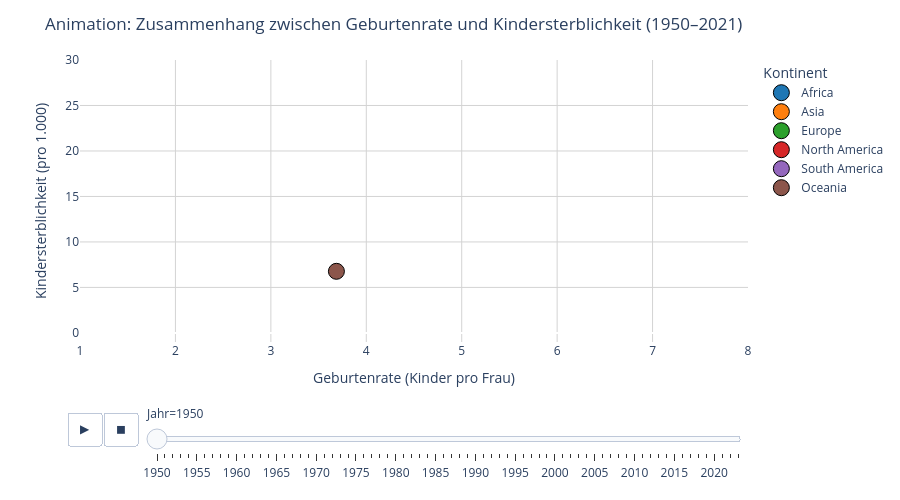

Here is the notebook cell this chart was saved with:
### Code cell
import plotly.express as px

# Alle Jahre und Kontinente
alle_jahre = sorted(kontinent_data["Jahr"].unique())
alle_kontinente = ["Africa", "Asia", "Europe", "North America", "South America", "Oceania"]

# 1. Vollständiges Gitter aller Jahr-Kontinent-Kombinationen erzeugen
vollständige_kombis = pd.MultiIndex.from_product(
    [alle_kontinente, alle_jahre], names=["Land", "Jahr"]
).to_frame(index=False)

# 2. Originaldaten vorbereiten
df_anim = kontinent_data[["Land", "Jahr", "Geburtenrate", "Kindersterblichkeit"]].copy()

# 3. Mergen (damit fehlende Daten als NaN erscheinen)
df_anim_komplett = pd.merge(
    vollständige_kombis,
    df_anim,
    on=["Land", "Jahr"],
    how="left"
)

# 4. Kategorisierung für sauberen Slider
df_anim_komplett["Jahr"] = pd.Categorical(df_anim_komplett["Jahr"], categories=alle_jahre, ordered=True)

# 5. Farbzuweisung
farben = {
    "Africa": "#1f77b4",
    "Asia": "#ff7f0e",
    "Europe": "#2ca02c",
    "North America": "#d62728",
    "South America": "#9467bd",
    "Oceania": "#8c564b"
}

# 6. Plotly Animation
fig = px.scatter(
    df_anim_komplett,
    x="Geburtenrate",
    y="Kindersterblichkeit",
    animation_frame="Jahr",
    animation_group="Land",
    color="Land",
    color_discrete_map=farben,
    category_orders={"Jahr": alle_jahre, "Land": alle_kontinente},
    hover_name="Land",
    hover_data={"Geburtenrate": True, "Kindersterblichkeit": True, "Jahr": False},
    title="Animation: Zusammenhang zwischen Geburtenrate und Kindersterblichkeit (1950–2021)",
    labels={
        "Geburtenrate": "Geburtenrate (Kinder pro Frau)",
        "Kindersterblichkeit": "Kindersterblichkeit (pro 1.000)"
    },
    range_x=[1, 8],
    range_y=[-1, 30],
    height=500,
    width=900
)

# 7. Layout & Design
fig.update_traces(marker=dict(size=16, line=dict(width=1, color='black')))
fig.update_layout(
    font=dict(size=12),
    plot_bgcolor="white",
    legend_title="Kontinent",
    margin=dict(t=60, b=60)
)
fig.update_yaxes(showgrid=True, gridcolor='lightgrey')
fig.update_xaxes(showgrid=True, gridcolor='lightgrey')

fig.show()

### Figure 1 — Plotly figure (JSON) as saved in the notebook; plotly's stock layout.template omitted (floating-point values rounded to 4 significant figures)
{"data": [{"customdata": [[1950]], "hovertemplate": "<b>%{hovertext}</b><br><br>Land=Africa<br>Geburtenrate (Kinder pro Frau)=%{x}<br>Kindersterblichkeit (pro 1.000)=%{y}<extra></extra>", "hovertext": ["Africa"], "ids": ["Africa"], "legendgroup": "Africa", "marker": {"color": "#1f77b4", "line": {"color": "black", "width": 1}, "size": 16, "symbol": "circle"}, "mode": "markers", "name": "Africa", "orientation": "v", "showlegend": true, "type": "scatter", "x": [NaN], "xaxis": "x", "y": [NaN], "yaxis": "y"}, {"customdata": [[1950]], "hovertemplate": "<b>%{hovertext}</b><br><br>Land=Asia<br>Geburtenrate (Kinder pro Frau)=%{x}<br>Kindersterblichkeit (pro 1.000)=%{y}<extra></extra>", "hovertext": ["Asia"], "ids": ["Asia"], "legendgroup": "Asia", "marker": {"color": "#ff7f0e", "line": {"color": "black", "width": 1}, "size": 16, "symbol": "circle"}, "mode": "markers", "name": "Asia", "orientation": "v", "showlegend": true, "type": "scatter", "x": [NaN], "xaxis": "x", "y": [NaN], "yaxis": "y"}, {"customdata": [[1950]], "hovertemplate": "<b>%{hovertext}</b><br><br>Land=Europe<br>Geburtenrate (Kinder pro Frau)=%{x}<br>Kindersterblichkeit (pro 1.000)=%{y}<extra></extra>", "hovertext": ["Europe"], "ids": ["Europe"], "legendgroup": "Europe", "marker": {"color": "#2ca02c", "line": {"color": "black", "width": 1}, "size": 16, "symbol": "circle"}, "mode": "markers", "name": "Europe", "orientation": "v", "showlegend": true, "type": "scatter", "x": [NaN], "xaxis": "x", "y": [NaN], "yaxis": "y"}, {"customdata": [[1950]], "hovertemplate": "<b>%{hovertext}</b><br><br>Land=North America<br>Geburtenrate (Kinder pro Frau)=%{x}<br>Kindersterblichkeit (pro 1.000)=%{y}<extra></extra>", "hovertext": ["North America"], "ids": ["North America"], "legendgroup": "North America", "marker": {"color": "#d62728", "line": {"color": "black", "width": 1}, "size": 16, "symbol": "circle"}, "mode": "markers", "name": "North America", "orientation": "v", "showlegend": true, "type": "scatter", "x": [NaN], "xaxis": "x", "y": [NaN], "yaxis": "y"}, {"customdata": [[1950]], "hovertemplate": "<b>%{hovertext}</b><br><br>Land=South America<br>Geburtenrate (Kinder pro Frau)=%{x}<br>Kindersterblichkeit (pro 1.000)=%{y}<extra></extra>", "hovertext": ["South America"], "ids": ["South America"], "legendgroup": "South America", "marker": {"color": "#9467bd", "line": {"color": "black", "width": 1}, "size": 16, "symbol": "circle"}, "mode": "markers", "name": "South America", "orientation": "v", "showlegend": true, "type": "scatter", "x": [NaN], "xaxis": "x", "y": [NaN], "yaxis": "y"}, {"customdata": [[1950]], "hovertemplate": "<b>%{hovertext}</b><br><br>Land=Oceania<br>Geburtenrate (Kinder pro Frau)=%{x}<br>Kindersterblichkeit (pro 1.000)=%{y}<extra></extra>", "hovertext": ["Oceania"], "ids": ["Oceania"], "legendgroup": "Oceania", "marker": {"color": "#8c564b", "line": {"color": "black", "width": 1}, "size": 16, "symbol": "circle"}, "mode": "markers", "name": "Oceania", "orientation": "v", "showlegend": true, "type": "scatter", "x": [3.687], "xaxis": "x", "y": [6.77], "yaxis": "y"}], "layout": {"font": {"size": 12}, "height": 500, "legend": {"title": {"text": "Kontinent"}, "tracegroupgap": 0}, "margin": {"b": 60, "t": 60}, "plot_bgcolor": "white", "sliders": [{"active": 0, "currentvalue": {"prefix": "Jahr="}, "len": 0.9, "pad": {"b": 10, "t": 60}, "steps": [{"args": [["1950"], {"frame": {"duration": 0, "redraw": false}, "fromcurrent": true, "mode": "immediate", "transition": {"duration": 0, "easing": "linear"}}], "label": "1950", "method": "animate"}, {"args": [["1951"], {"frame": {"duration": 0, "redraw": false}, "fromcurrent": true, "mode": "immediate", "transition": {"duration": 0, "easing": "linear"}}], "label": "1951", "method": "animate"}, {"args": [["1952"], {"frame": {"duration": 0, "redraw": false}, "fromcurrent": true, "mode": "immediate", "transition": {"duration": 0, "easing": "linear"}}], "label": "1952", "method": "animate"}, {"args": [["1953"], {"frame": {"duration": 0, "redraw": false}, "fromcurrent": true, "mode": "immediate", "transition": {"duration": 0, "easing": "linear"}}], "label": "1953", "method": "animate"}, {"args": [["1954"], {"frame": {"duration": 0, "redraw": false}, "fromcurrent": true, "mode": "immediate", "transition": {"duration": 0, "easing": "linear"}}], "label": "1954", "method": "animate"}, {"args": [["1955"], {"frame": {"duration": 0, "redraw": false}, "fromcurrent": true, "mode": "immediate", "transition": {"duration": 0, "easing": "linear"}}], "label": "1955", "method": "animate"}, {"args": [["1956"], {"frame": {"duration": 0, "redraw": false}, "fromcurrent": true, "mode": "immediate", "transition": {"duration": 0, "easing": "linear"}}], "label": "1956", "method": "animate"}, {"args": [["1957"], {"frame": {"duration": 0, "redraw": false}, "fromcurrent": true, "mode": "immediate", "transition": {"duration": 0, "easing": "linear"}}], "label": "1957", "method": "animate"}, {"args": [["1958"], {"frame": {"duration": 0, "redraw": false}, "fromcurrent": true, "mode": "immediate", "transition": {"duration": 0, "easing": "linear"}}], "label": "1958", "method": "animate"}, {"args": [["1959"], {"frame": {"duration": 0, "redraw": false}, "fromcurrent": true, "mode": "immediate", "transition": {"duration": 0, "easing": "linear"}}], "label": "1959", "method": "animate"}, {"args": [["1960"], {"frame": {"duration": 0, "redraw": false}, "fromcurrent": true, "mode": "immediate", "transition": {"duration": 0, "easing": "linear"}}], "label": "1960", "method": "animate"}, {"args": [["1961"], {"frame": {"duration": 0, "redraw": false}, "fromcurrent": true, "mode": "immediate", "transition": {"duration": 0, "easing": "linear"}}], "label": "1961", "method": "animate"}, {"args": [["1962"], {"frame": {"duration": 0, "redraw": false}, "fromcurrent": true, "mode": "immediate", "transition": {"duration": 0, "easing": "linear"}}], "label": "1962", "method": "animate"}, {"args": [["1963"], {"frame": {"duration": 0, "redraw": false}, "fromcurrent": true, "mode": "immediate", "transition": {"duration": 0, "easing": "linear"}}], "label": "1963", "method": "animate"}, {"args": [["1964"], {"frame": {"duration": 0, "redraw": false}, "fromcurrent": true, "mode": "immediate", "transition": {"duration": 0, "easing": "linear"}}], "label": "1964", "method": "animate"}, {"args": [["1965"], {"frame": {"duration": 0, "redraw": false}, "fromcurrent": true, "mode": "immediate", "transition": {"duration": 0, "easing": "linear"}}], "label": "1965", "method": "animate"}, {"args": [["1966"], {"frame": {"duration": 0, "redraw": false}, "fromcurrent": true, "mode": "immediate", "transition": {"duration": 0, "easing": "linear"}}], "label": "1966", "method": "animate"}, {"args": [["1967"], {"frame": {"duration": 0, "redraw": false}, "fromcurrent": true, "mode": "immediate", "transition": {"duration": 0, "easing": "linear"}}], "label": "1967", "method": "animate"}, {"args": [["1968"], {"frame": {"duration": 0, "redraw": false}, "fromcurrent": true, "mode": "immediate", "transition": {"duration": 0, "easing": "linear"}}], "label": "1968", "method": "animate"}, {"args": [["1969"], {"frame": {"duration": 0, "redraw": false}, "fromcurrent": true, "mode": "immediate", "transition": {"duration": 0, "easing": "linear"}}], "label": "1969", "method": "animate"}, {"args": [["1970"], {"frame": {"duration": 0, "redraw": false}, "fromcurrent": true, "mode": "immediate", "transition": {"duration": 0, "easing": "linear"}}], "label": "1970", "method": "animate"}, {"args": [["1971"], {"frame": {"duration": 0, "redraw": false}, "fromcurrent": true, "mode": "immediate", "transition": {"duration": 0, "easing": "linear"}}], "label": "1971", "method": "animate"}, {"args": [["1972"], {"frame": {"duration": 0, "redraw": false}, "fromcurrent": true, "mode": "immediate", "transition": {"duration": 0, "easing": "linear"}}], "label": "1972", "method": "animate"}, {"args": [["1973"], {"frame": {"duration": 0, "redraw": false}, "fromcurrent": true, "mode": "immediate", "transition": {"duration": 0, "easing": "linear"}}], "label": "1973", "method": "animate"}, {"args": [["1974"], {"frame": {"duration": 0, "redraw": false}, "fromcurrent": true, "mode": "immediate", "transition": {"duration": 0, "easing": "linear"}}], "label": "1974", "method": "animate"}, {"args": [["1975"], {"frame": {"duration": 0, "redraw": false}, "fromcurrent": true, "mode": "immediate", "transition": {"duration": 0, "easing": "linear"}}], "label": "1975", "method": "animate"}, {"args": [["1976"], {"frame": {"duration": 0, "redraw": false}, "fromcurrent": true, "mode": "immediate", "transition": {"duration": 0, "easing": "linear"}}], "label": "1976", "method": "animate"}, {"args": [["1977"], {"frame": {"duration": 0, "redraw": false}, "fromcurrent": true, "mode": "immediate", "transition": {"duration": 0, "easing": "linear"}}], "label": "1977", "method": "animate"}, {"args": [["1978"], {"frame": {"duration": 0, "redraw": false}, "fromcurrent": true, "mode": "immediate", "transition": {"duration": 0, "easing": "linear"}}], "label": "1978", "method": "animate"}, {"args": [["1979"], {"frame": {"duration": 0, "redraw": false}, "fromcurrent": true, "mode": "immediate", "transition": {"duration": 0, "easing": "linear"}}], "label": "1979", "method": "animate"}, {"args": [["1980"], {"frame": {"duration": 0, "redraw": false}, "fromcurrent": true, "mode": "immediate", "transition": {"duration": 0, "easing": "linear"}}], "label": "1980", "method": "animate"}, {"args": [["1981"], {"frame": {"duration": 0, "redraw": false}, "fromcurrent": true, "mode": "immediate", "transition": {"duration": 0, "easing": "linear"}}], "label": "1981", "method": "animate"}, {"args": [["1982"], {"frame": {"duration": 0, "redraw": false}, "fromcurrent": true, "mode": "immediate", "transition": {"duration": 0, "easing": "linear"}}], "label": "1982", "method": "animate"}, {"args": [["1983"], {"frame": {"duration": 0, "redraw": false}, "fromcurrent": true, "mode": "immediate", "transition": {"duration": 0, "easing": "linear"}}], "label": "1983", "method": "animate"}, {"args": [["1984"], {"frame": {"duration": 0, "redraw": false}, "fromcurrent": true, "mode": "immediate", "transition": {"duration": 0, "easing": "linear"}}], "label": "1984", "method": "animate"}, {"args": [["1985"], {"frame": {"duration": 0, "redraw": false}, "fromcurrent": true, "mode": "immediate", "transition": {"duration": 0, "easing": "linear"}}], "label": "1985", "method": "animate"}, {"args": [["1986"], {"frame": {"duration": 0, "redraw": false}, "fromcurrent": true, "mode": "immediate", "transition": {"duration": 0, "easing": "linear"}}], "label": "1986", "method": "animate"}, {"args": [["1987"], {"frame": {"duration": 0, "redraw": false}, "fromcurrent": true, "mode": "immediate", "transition": {"duration": 0, "easing": "linear"}}], "label": "1987", "method": "animate"}, {"args": [["1988"], {"frame": {"duration": 0, "redraw": false}, "fromcurrent": true, "mode": "immediate", "transition": {"duration": 0, "easing": "linear"}}], "label": "1988", "method": "animate"}, {"args": [["1989"], {"frame": {"duration": 0, "redraw": false}, "fromcurrent": true, "mode": "immediate", "transition": {"duration": 0, "easing": "linear"}}], "label": "1989", "method": "animate"}, {"args": [["1990"], {"frame": {"duration": 0, "redraw": false}, "fromcurrent": true, "mode": "immediate", "transition": {"duration": 0, "easing": "linear"}}], "label": "1990", "method": "animate"}, {"args": [["1991"], {"frame": {"duration": 0, "redraw": false}, "fromcurrent": true, "mode": "immediate", "transition": {"duration": 0, "easing": "linear"}}], "label": "1991", "method": "animate"}, {"args": [["1992"], {"frame": {"duration": 0, "redraw": false}, "fromcurrent": true, "mode": "immediate", "transition": {"duration": 0, "easing": "linear"}}], "label": "1992", "method": "animate"}, {"args": [["1993"], {"frame": {"duration": 0, "redraw": false}, "fromcurrent": true, "mode": "immediate", "transition": {"duration": 0, "easing": "linear"}}], "label": "1993", "method": "animate"}, {"args": [["1994"], {"frame": {"duration": 0, "redraw": false}, "fromcurrent": true, "mode": "immediate", "transition": {"duration": 0, "easing": "linear"}}], "label": "1994", "method": "animate"}, {"args": [["1995"], {"frame": {"duration": 0, "redraw": false}, "fromcurrent": true, "mode": "immediate", "transition": {"duration": 0, "easing": "linear"}}], "label": "1995", "method": "animate"}, {"args": [["1996"], {"frame": {"duration": 0, "redraw": false}, "fromcurrent": true, "mode": "immediate", "transition": {"duration": 0, "easing": "linear"}}], "label": "1996", "method": "animate"}, {"args": [["1997"], {"frame": {"duration": 0, "redraw": false}, "fromcurrent": true, "mode": "immediate", "transition": {"duration": 0, "easing": "linear"}}], "label": "1997", "method": "animate"}, {"args": [["1998"], {"frame": {"duration": 0, "redraw": false}, "fromcurrent": true, "mode": "immediate", "transition": {"duration": 0, "easing": "linear"}}], "label": "1998", "method": "animate"}, {"args": [["1999"], {"frame": {"duration": 0, "redraw": false}, "fromcurrent": true, "mode": "immediate", "transition": {"duration": 0, "easing": "linear"}}], "label": "1999", "method": "animate"}, {"args": [["2000"], {"frame": {"duration": 0, "redraw": false}, "fromcurrent": true, "mode": "immediate", "transition": {"duration": 0, "easing": "linear"}}], "label": "2000", "method": "animate"}, {"args": [["2001"], {"frame": {"duration": 0, "redraw": false}, "fromcurrent": true, "mode": "immediate", "transition": {"duration": 0, "easing": "linear"}}], "label": "2001", "method": "animate"}, {"args": [["2002"], {"frame": {"duration": 0, "redraw": false}, "fromcurrent": true, "mode": "immediate", "transition": {"duration": 0, "easing": "linear"}}], "label": "2002", "method": "animate"}, {"args": [["2003"], {"frame": {"duration": 0, "redraw": false}, "fromcurrent": true, "mode": "immediate", "transition": {"duration": 0, "easing": "linear"}}], "label": "2003", "method": "animate"}, {"args": [["2004"], {"frame": {"duration": 0, "redraw": false}, "fromcurrent": true, "mode": "immediate", "transition": {"duration": 0, "easing": "linear"}}], "label": "2004", "method": "animate"}, {"args": [["2005"], {"frame": {"duration": 0, "redraw": false}, "fromcurrent": true, "mode": "immediate", "transition": {"duration": 0, "easing": "linear"}}], "label": "2005", "method": "animate"}, {"args": [["2006"], {"frame": {"duration": 0, "redraw": false}, "fromcurrent": true, "mode": "immediate", "transition": {"duration": 0, "easing": "linear"}}], "label": "2006", "method": "animate"}, {"args": [["2007"], {"frame": {"duration": 0, "redraw": false}, "fromcurrent": true, "mode": "immediate", "transition": {"duration": 0, "easing": "linear"}}], "label": "2007", "method": "animate"}, {"args": [["2008"], {"frame": {"duration": 0, "redraw": false}, "fromcurrent": true, "mode": "immediate", "transition": {"duration": 0, "easing": "linear"}}], "label": "2008", "method": "animate"}, {"args": [["2009"], {"frame": {"duration": 0, "redraw": false}, "fromcurrent": true, "mode": "immediate", "transition": {"duration": 0, "easing": "linear"}}], "label": "2009", "method": "animate"}, {"args": [["2010"], {"frame": {"duration": 0, "redraw": false}, "fromcurrent": true, "mode": "immediate", "transition": {"duration": 0, "easing": "linear"}}], "label": "2010", "method": "animate"}, {"args": [["2011"], {"frame": {"duration": 0, "redraw": false}, "fromcurrent": true, "mode": "immediate", "transition": {"duration": 0, "easing": "linear"}}], "label": "2011", "method": "animate"}, {"args": [["2012"], {"frame": {"duration": 0, "redraw": false}, "fromcurrent": true, "mode": "immediate", "transition": {"duration": 0, "easing": "linear"}}], "label": "2012", "method": "animate"}, {"args": [["2013"], {"frame": {"duration": 0, "redraw": false}, "fromcurrent": true, "mode": "immediate", "transition": {"duration": 0, "easing": "linear"}}], "label": "2013", "method": "animate"}, {"args": [["2014"], {"frame": {"duration": 0, "redraw": false}, "fromcurrent": true, "mode": "immediate", "transition": {"duration": 0, "easing": "linear"}}], "label": "2014", "method": "animate"}, {"args": [["2015"], {"frame": {"duration": 0, "redraw": false}, "fromcurrent": true, "mode": "immediate", "transition": {"duration": 0, "easing": "linear"}}], "label": "2015", "method": "animate"}, {"args": [["2016"], {"frame": {"duration": 0, "redraw": false}, "fromcurrent": true, "mode": "immediate", "transition": {"duration": 0, "easing": "linear"}}], "label": "2016", "method": "animate"}, {"args": [["2017"], {"frame": {"duration": 0, "redraw": false}, "fromcurrent": true, "mode": "immediate", "transition": {"duration": 0, "easing": "linear"}}], "label": "2017", "method": "animate"}, {"args": [["2018"], {"frame": {"duration": 0, "redraw": false}, "fromcurrent": true, "mode": "immediate", "transition": {"duration": 0, "easing": "linear"}}], "label": "2018", "method": "animate"}, {"args": [["2019"], {"frame": {"duration": 0, "redraw": false}, "fromcurrent": true, "mode": "immediate", "transition": {"duration": 0, "easing": "linear"}}], "label": "2019", "method": "animate"}, {"args": [["2020"], {"frame": {"duration": 0, "redraw": false}, "fromcurrent": true, "mode": "immediate", "transition": {"duration": 0, "easing": "linear"}}], "label": "2020", "method": "animate"}, {"args": [["2021"], {"frame": {"duration": 0, "redraw": false}, "fromcurrent": true, "mode": "immediate", "transition": {"duration": 0, "easing": "linear"}}], "label": "2021", "method": "animate"}, {"args": [["2022"], {"frame": {"duration": 0, "redraw": false}, "fromcurrent": true, "mode": "immediate", "transition": {"duration": 0, "easing": "linear"}}], "label": "2022", "method": "animate"}, {"args": [["2023"], {"frame": {"duration": 0, "redraw": false}, "fromcurrent": true, "mode": "immediate", "transition": {"duration": 0, "easing": "linear"}}], "label": "2023", "method": "animate"}], "x": 0.1, "xanchor": "left", "y": 0, "yanchor": "top"}], "title": {"text": "Animation: Zusammenhang zwischen Geburtenrate und Kindersterblichkeit (1950–2021)"}, "updatemenus": [{"buttons": [{"args": [null, {"frame": {"duration": 500, "redraw": false}, "fromcurrent": true, "mode": "immediate", "transition": {"duration": 500, "easing": "linear"}}], "label": "&#9654;", "method": "animate"}, {"args": [[null], {"frame": {"duration": 0, "redraw": false}, "fromcurrent": true, "mode": "immediate", "transition": {"duration": 0, "easing": "linear"}}], "label": "&#9724;", "method": "animate"}], "direction": "left", "pad": {"r": 10, "t": 70}, "showactive": false, "type": "buttons", "x": 0.1, "xanchor": "right", "y": 0, "yanchor": "top"}], "width": 900, "xaxis": {"anchor": "y", "domain": [0, 1], "gridcolor": "lightgrey", "range": [1, 8], "showgrid": true, "title": {"text": "Geburtenrate (Kinder pro Frau)"}}, "yaxis": {"anchor": "x", "domain": [0, 1], "gridcolor": "lightgrey", "range": [-1, 30], "showgrid": true, "title": {"text": "Kindersterblichkeit (pro 1.000)"}}}}
